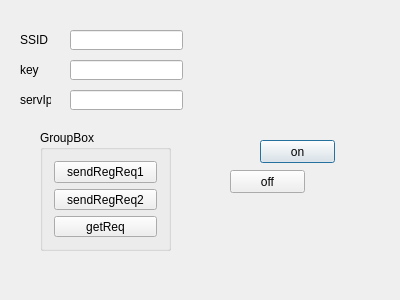
<?xml version="1.0" encoding="UTF-8"?>
<ui version="4.0">
 <class>Dialog</class>
 <widget class="QDialog" name="Dialog">
  <property name="geometry">
   <rect>
    <x>0</x>
    <y>0</y>
    <width>400</width>
    <height>300</height>
   </rect>
  </property>
  <property name="windowTitle">
   <string>Dialog</string>
  </property>
  <widget class="QPushButton" name="pushButton">
   <property name="geometry">
    <rect>
     <x>260</x>
     <y>140</y>
     <width>75</width>
     <height>23</height>
    </rect>
   </property>
   <property name="text">
    <string>on</string>
   </property>
  </widget>
  <widget class="QPushButton" name="pushButton_2">
   <property name="geometry">
    <rect>
     <x>230</x>
     <y>170</y>
     <width>75</width>
     <height>23</height>
    </rect>
   </property>
   <property name="text">
    <string>off</string>
   </property>
  </widget>
  <widget class="QGroupBox" name="groupBox">
   <property name="geometry">
    <rect>
     <x>40</x>
     <y>130</y>
     <width>131</width>
     <height>121</height>
    </rect>
   </property>
   <property name="title">
    <string>GroupBox</string>
   </property>
   <layout class="QVBoxLayout" name="verticalLayout">
    <item>
     <widget class="QPushButton" name="pushButtonSendReg">
      <property name="text">
       <string>sendRegReq1</string>
      </property>
     </widget>
    </item>
    <item>
     <widget class="QPushButton" name="pushButtonSendReg2">
      <property name="text">
       <string>sendRegReq2</string>
      </property>
     </widget>
    </item>
    <item>
     <widget class="QPushButton" name="pushButtonGetReq">
      <property name="text">
       <string>getReq</string>
      </property>
     </widget>
    </item>
   </layout>
  </widget>
  <widget class="QLineEdit" name="lineEditSSID">
   <property name="geometry">
    <rect>
     <x>70</x>
     <y>30</y>
     <width>113</width>
     <height>20</height>
    </rect>
   </property>
  </widget>
  <widget class="QLabel" name="label">
   <property name="geometry">
    <rect>
     <x>20</x>
     <y>30</y>
     <width>31</width>
     <height>20</height>
    </rect>
   </property>
   <property name="text">
    <string>SSID</string>
   </property>
  </widget>
  <widget class="QLineEdit" name="lineEditKey">
   <property name="geometry">
    <rect>
     <x>70</x>
     <y>60</y>
     <width>113</width>
     <height>20</height>
    </rect>
   </property>
  </widget>
  <widget class="QLabel" name="label_2">
   <property name="geometry">
    <rect>
     <x>20</x>
     <y>60</y>
     <width>31</width>
     <height>20</height>
    </rect>
   </property>
   <property name="text">
    <string>key</string>
   </property>
  </widget>
  <widget class="QLineEdit" name="lineEditServerIp">
   <property name="geometry">
    <rect>
     <x>70</x>
     <y>90</y>
     <width>113</width>
     <height>20</height>
    </rect>
   </property>
  </widget>
  <widget class="QLabel" name="label_3">
   <property name="geometry">
    <rect>
     <x>20</x>
     <y>90</y>
     <width>31</width>
     <height>20</height>
    </rect>
   </property>
   <property name="text">
    <string>servIp</string>
   </property>
  </widget>
 </widget>
 <layoutdefault spacing="6" margin="11"/>
 <resources/>
 <connections/>
</ui>
